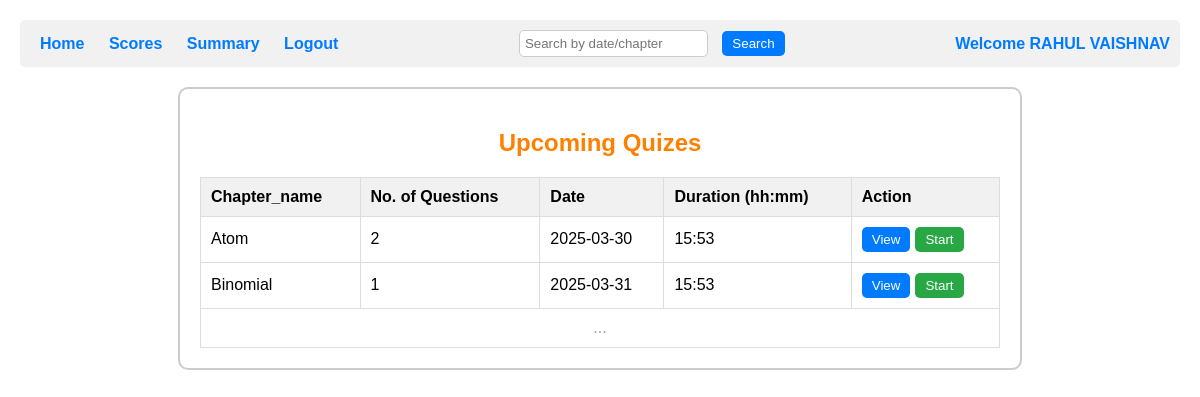
The page /user_home/0 on the database its author committed.
### backend/models.py (models this page shows)
class Admin_User_Details(db.Model):
    __tablename__ = 'admin_user_details'
    id=db.Column(db.Integer, primary_key=True,autoincrement=True)#Ensures that the ID column automatically increments for each new row inserted into the table.It applies only to integer primary keys.The database automatically assigns a new unique ID starting from 1 and increases by 1 for each new entry.
    email_username = db.Column(db.String(120), nullable=False, unique=True)
    password = db.Column(db.String(120), nullable=False)#not neccessary to be unique# here string(120) means 120 characters
    Full_name = db.Column(db.String(80), nullable=False)#not neccessary to be unique
    qualification=db.Column(db.String(80), nullable=False)#not neccessary to be unique
    date_of_birth=db.Column(db.String(80), nullable=False)#not neccessary to be unique
    role = db.Column(db.Integer, nullable=False, default=1)#remember this only the first user with register through this register form,admins will have to register in db browser manually or using insert command of sql
    scores_of_a_userid = db.relationship('Scores', cascade='all, delete', backref='admin_user_details', lazy=True)#name of the backrefrence is scores_of_a_userid#we say this is linked to the scores table#cascade means if a id gets deleted here delete all the data of scores linked to that id#backref=admin_user_details means the current table or the table to which it is backrefrencing#loading style is lazy()

class Quiz(db.Model):#class name should start with capital letter,tablename should start with small letter
    __tablename__ = 'quiz'
    quiz_id=db.Column(db.Integer, primary_key=True,autoincrement=True)#iska student id se kuch lena dena nahi hai
    chapter_id=db.Column(db.Integer, db.ForeignKey('chapters.chapter_id'), nullable=False)
    date_quiz=db.Column(db.String(80), nullable=False)
    time_duration=db.Column(db.Integer, nullable=False)
    chapter_name=db.Column(db.String(80) , nullable=False)#remember it has relationship with chapters tables as of chapter_name
    questions_of_a_quiz_id = db.relationship('Questions', cascade='all, delete', backref='quiz', lazy=True)# it tells all the questions of a quiz(here we are getting quiz through quiz id)

### backend/controllers.py (the view)
@app.route("/user_home/<int:user_id>")
def user_home(user_id):
    user=Admin_User_Details.query.filter_by(id=user_id).first().Full_name
    subjects=Subjects.query.all()
    question_counts = {}
    subject=Subjects.query.all()
    chapter=Chapters.query.all()
    for subject in subjects:
        for chapter in subject.chapters_of_a_subject_id:
            count = Questions.query.filter_by(chapter_id=chapter.chapter_id).count()
            question_counts[chapter.chapter_id] = count # Store count for each chapter and creating dictionary
    quiz_details=Quiz.query.all()
    return render_template("1_user_home.html",user=user,quizes=quiz_details,question_counts=question_counts,user_id=user_id)

### templates/1_user_home.html (shortened to what this page needs)
<!DOCTYPE html>
<html lang="en">
<head>
    <link rel="stylesheet" href="/static/css/1_user_home.css">
</head>
<body>
    <div class="header">
        <div>
            <a href="/user_home/{{user_id}}">Home</a>
            <a href="/score/{{user_id}}">Scores</a>
            <a href="/user_summary/{{user_id}}">Summary</a>
            <a href="/">Logout</a>
        </div>
        <div class="search">
            <form action="/search_user_home/{{user_id}}" method="post">
                <input type="text" name="search" placeholder="Search by date/chapter">
                <button type="submit">Search</button>
            </form>
        </div>
        <div class="welcome">Welcome {{user}}</div>
    </div>
    <div class="dashboard">
        <h2>Upcoming Quizes</h2>
        <table>
            <thead>
                <tr>
                    <th>Chapter_name</th>
                    <th>No. of Questions</th>
                    <th>Date</th>
                    <th>Duration (hh:mm)</th>
                    <th>Action</th>
                </tr>
            </thead>
            <tbody>
                {% if quizes %}
                {% for quiz in quizes %}
                <tr>
                    <td>{{quiz.chapter_name}}</td>
                    <td>{{question_counts[quiz.chapter_id]}}</td>
                    <td>{{quiz.date_quiz}}</td>
                    <td>{{quiz.time_duration}}</td>
                    <td>
                        <div class="action-buttons">
                            <a href="/view_details/{{quiz.chapter_id}}/{{user_id}}"><button class="view-button">View</button></a>
                            <a href="/start_test/{{quiz.quiz_id}}/{{user_id}}"><button class="start-button">Start</button></a>
                        </div>
                    </td>
                </tr>
                {% endfor %}
                {% else %}
                <tr>
                    <td colspan="5" style="text-align: center;" >No quizes found</td>
                </tr>
                {% endif %}
                <tr>
                    <td colspan="5" class="ellipsis">...</td>
                </tr>
            </tbody>
        </table>
    </div>
</body>
</html>

### static/css/1_user_home.css (style rules this page uses)
body { font-family: Arial, sans-serif; margin: 20px; padding: 0; }
.search { display: flex; align-items: center; }
.search input { padding: 5px; border: 1px solid #ccc; border-radius: 5px; margin-right: 10px; }
.search button { padding: 5px 10px; border: none; border-radius: 5px; background-color: #007bff; color: white; cursor: pointer; }
.header { display: flex; justify-content: space-between; align-items: center; padding: 10px; background-color: #f1f1f1; border-radius: 5px; margin-bottom: 20px; }
.header a { margin: 0 10px; text-decoration: none; color: #007bff; font-weight: bold; }
.header input[type="text"] { padding: 5px; border: 1px solid #ccc; border-radius: 5px; }
.welcome { font-weight: bold; color: #007bff; }
.dashboard { width: 100%; max-width: 800px; margin: 0 auto; border: 2px solid #ccc; border-radius: 10px; padding: 20px; }
.dashboard h2 { text-align: center; margin-bottom: 20px; color: #ff8000; }
table { width: 100%; border-collapse: collapse; }
th, td { text-align: left; padding: 10px; border: 1px solid #ddd; }
th { background-color: #f1f1f1; }
.action-buttons { display: flex; gap: 5px; }
.view-button { padding: 5px 10px; background-color: #007bff; color: white; border: none; border-radius: 5px; cursor: pointer; }
.start-button { padding: 5px 10px; background-color: #28a745; color: white; border: none; border-radius: 5px; cursor: pointer; }
.ellipsis { text-align: center; color: #999; }

### rows shown on the page
Admin_User_Details: Full_name "RAHUL VAISHNAV"
Quiz: chapter_name "Atom", question_counts "2", date_quiz "2025-03-30", time_duration "15:53"
Quiz: chapter_name "Binomial", question_counts "1", date_quiz "2025-03-31", time_duration "15:53"
